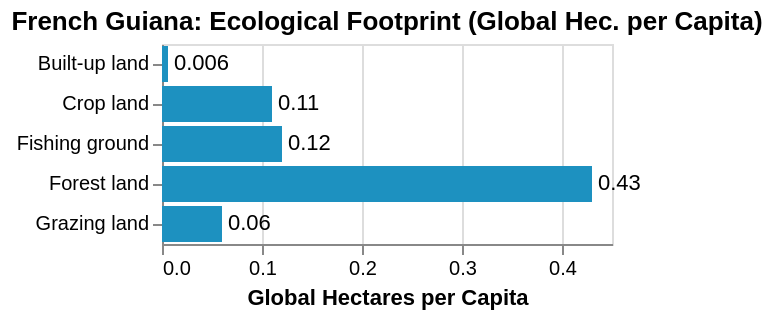

Specify this chart in Vega-Lite:
### Vega specification from a JSON file in a GitHub repository (floating-point values rounded to 4 significant figures)
{"$schema": "https://vega.github.io/schema/vega/v5.json", "description": "Bar chart with text labels. Apply scale padding to make the frame cover the labels.", "background": "white", "padding": 5, "width": 225, "title": {"text": "French Guiana: Ecological Footprint (Global Hec. per Capita)", "frame": "group"}, "style": "cell", "data": [{"name": "source_0", "values": [{"Area Type": "Built-up land", "Global Hectares per Capita": 0.006}, {"Area Type": "Crop land", "Global Hectares per Capita": 0.11}, {"Area Type": "Grazing land", "Global Hectares per Capita": 0.06}, {"Area Type": "Fishing ground", "Global Hectares per Capita": 0.12}, {"Area Type": "Forest land", "Global Hectares per Capita": 0.43}]}, {"name": "data_0", "source": "source_0", "transform": [{"type": "filter", "expr": "isValid(datum[\"Global Hectares per Capita\"]) && isFinite(+datum[\"Global Hectares per Capita\"])"}]}], "signals": [{"name": "y_step", "value": 20}, {"name": "height", "update": "bandspace(domain('y').length, 0.1, 0.05) * y_step"}], "marks": [{"name": "layer_0_marks", "type": "rect", "style": ["bar"], "from": {"data": "data_0"}, "encode": {"update": {"fill": {"value": "#1d91c0"}, "ariaRoleDescription": {"value": "bar"}, "description": {"signal": "\"Area Type: \" + (isValid(datum[\"Area Type\"]) ? datum[\"Area Type\"] : \"\"+datum[\"Area Type\"]) + \"; Global Hectares per Capita: \" + (format(datum[\"Global Hectares per Capita\"], \"\"))"}, "x": {"scale": "x", "field": "Global Hectares per Capita"}, "x2": {"scale": "x", "value": 0}, "y": {"scale": "y", "field": "Area Type"}, "height": {"scale": "y", "band": 1}}}}, {"name": "layer_1_marks", "type": "text", "style": ["text"], "from": {"data": "data_0"}, "encode": {"update": {"align": {"value": "left"}, "baseline": {"value": "middle"}, "dx": {"value": 3}, "fill": {"value": "black"}, "description": {"signal": "\"Area Type: \" + (isValid(datum[\"Area Type\"]) ? datum[\"Area Type\"] : \"\"+datum[\"Area Type\"]) + \"; Global Hectares per Capita: \" + (format(datum[\"Global Hectares per Capita\"], \"\"))"}, "x": {"scale": "x", "field": "Global Hectares per Capita"}, "y": {"scale": "y", "field": "Area Type", "band": 0.5}, "text": {"signal": "format(datum[\"Global Hectares per Capita\"], \"\")"}}}}], "scales": [{"name": "x", "type": "linear", "domain": {"data": "data_0", "field": "Global Hectares per Capita"}, "range": [0, {"signal": "width"}], "nice": true, "zero": true}, {"name": "y", "type": "band", "domain": {"data": "data_0", "field": "Area Type", "sort": true}, "range": {"step": {"signal": "y_step"}}, "paddingInner": 0.1, "paddingOuter": 0.05}], "axes": [{"scale": "x", "orient": "bottom", "gridScale": "y", "grid": true, "tickCount": {"signal": "ceil(width/40)"}, "domain": false, "labels": false, "aria": false, "maxExtent": 0, "minExtent": 0, "ticks": false, "zindex": 0}, {"scale": "x", "orient": "bottom", "grid": false, "title": "Global Hectares per Capita", "labelFlush": true, "labelOverlap": true, "tickCount": {"signal": "ceil(width/40)"}, "zindex": 0}, {"scale": "y", "orient": "left", "grid": false, "zindex": 0}], "config": {}}
